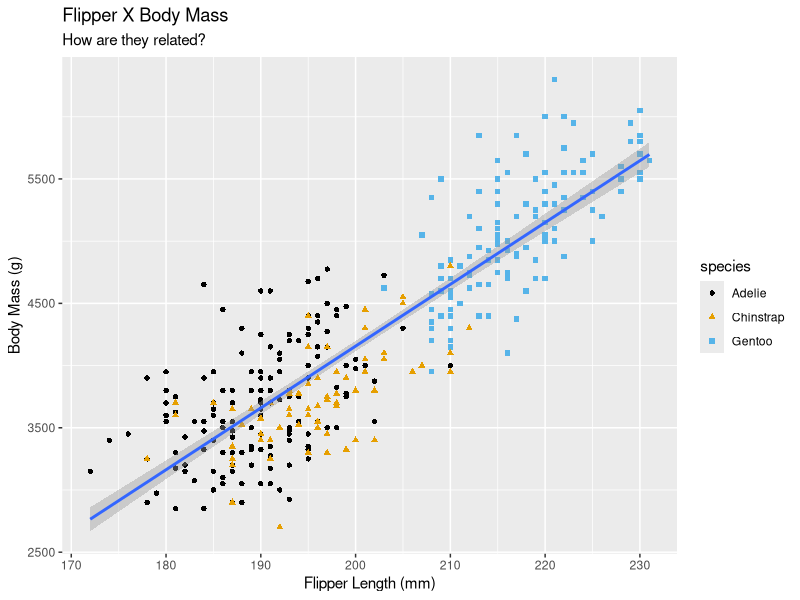
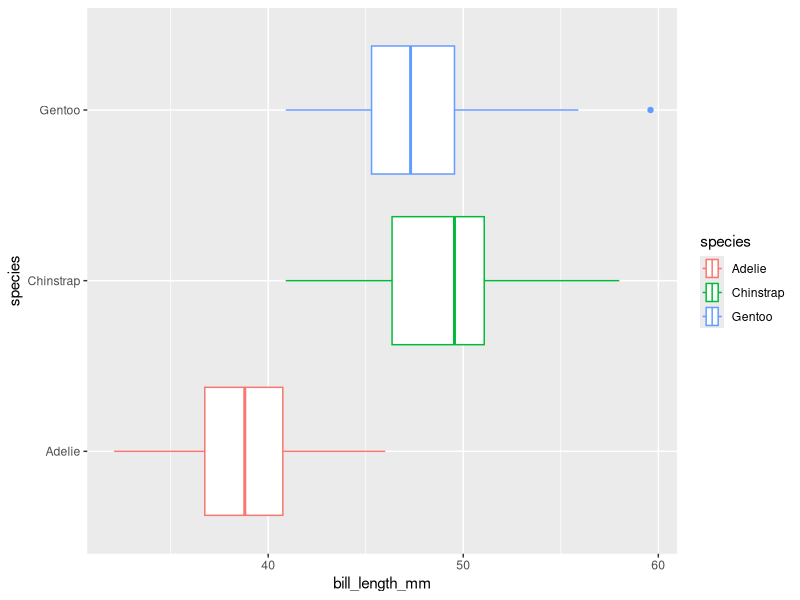
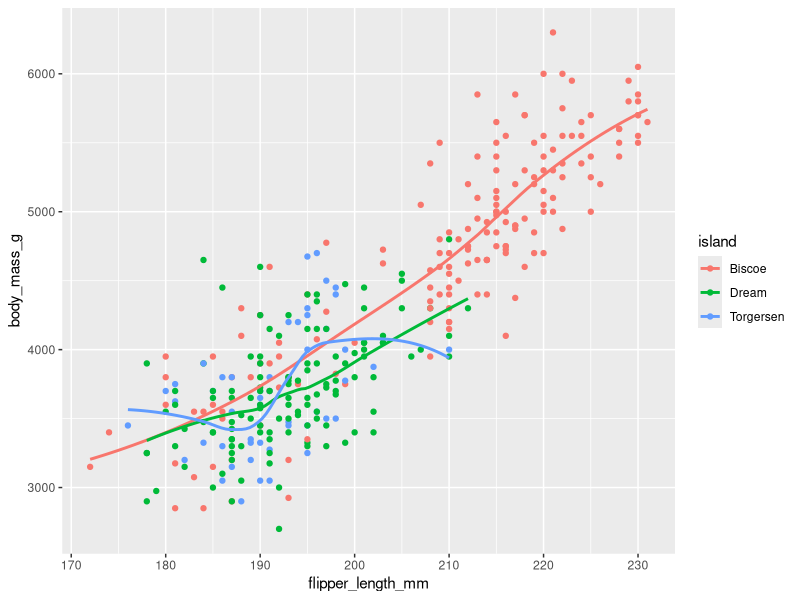
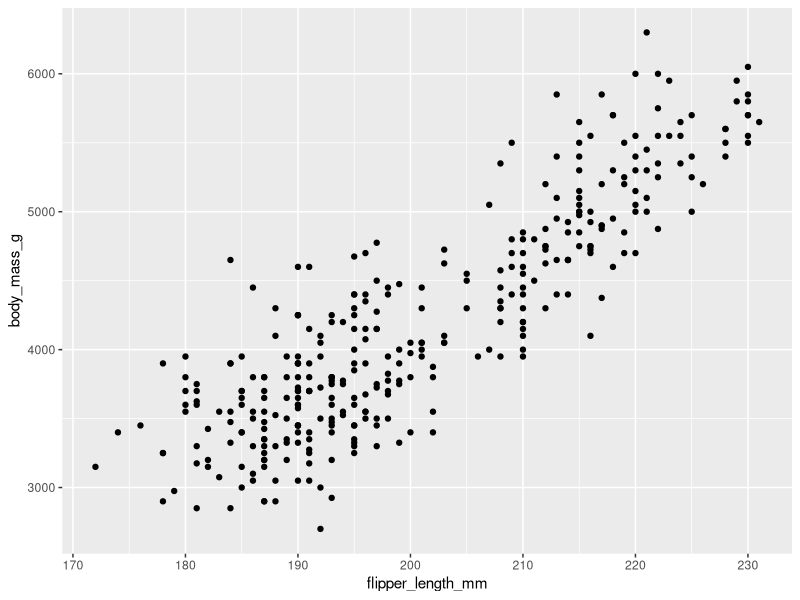
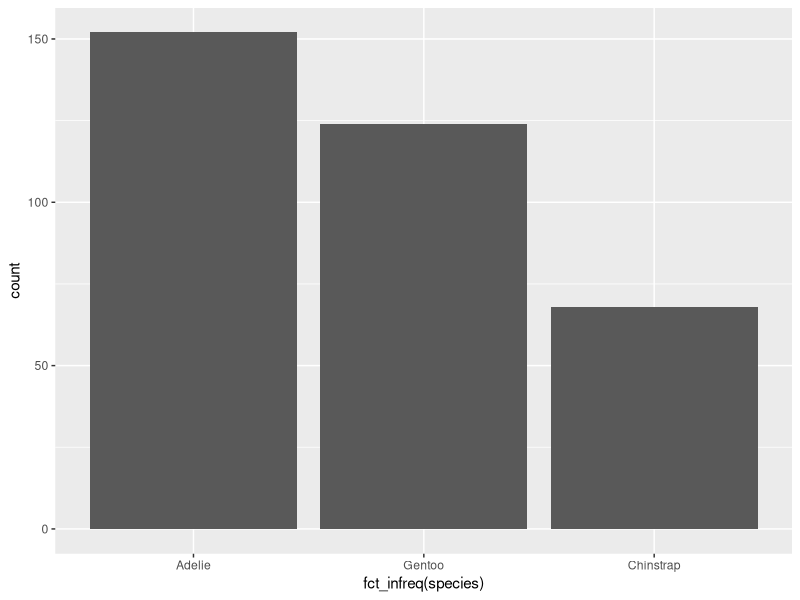
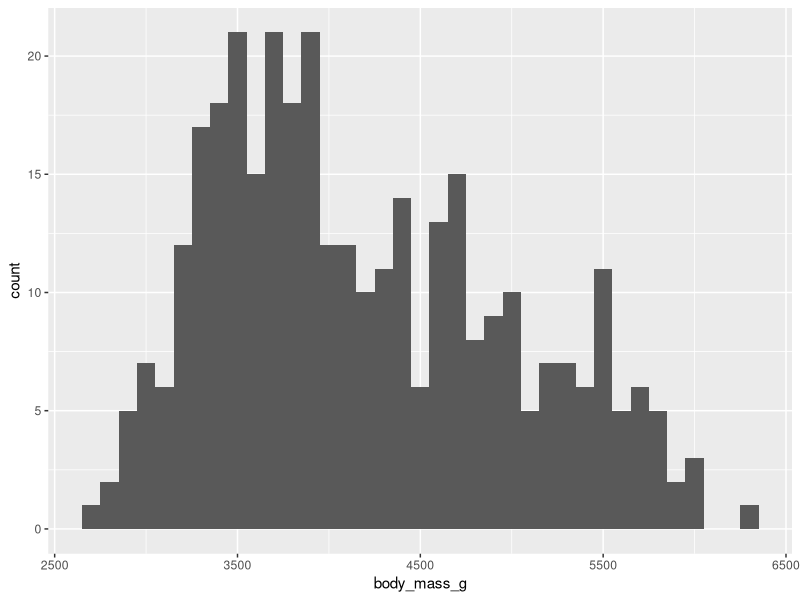
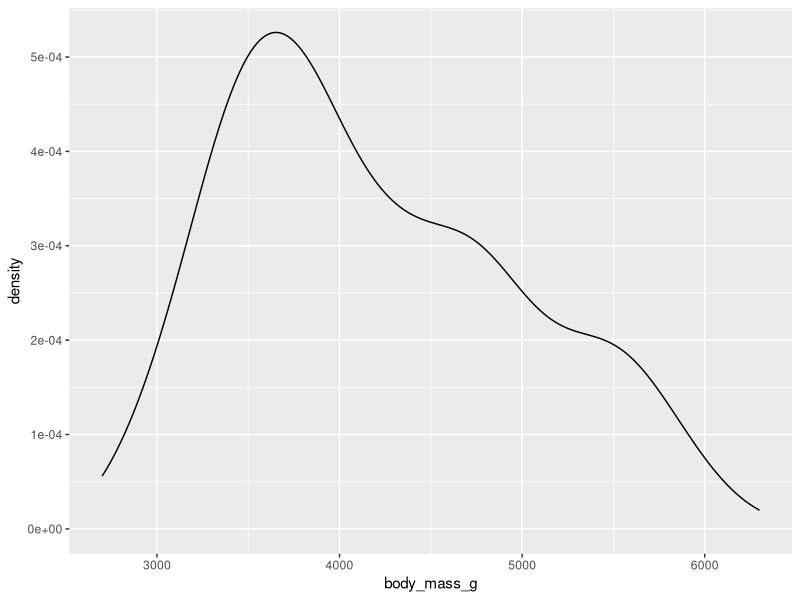
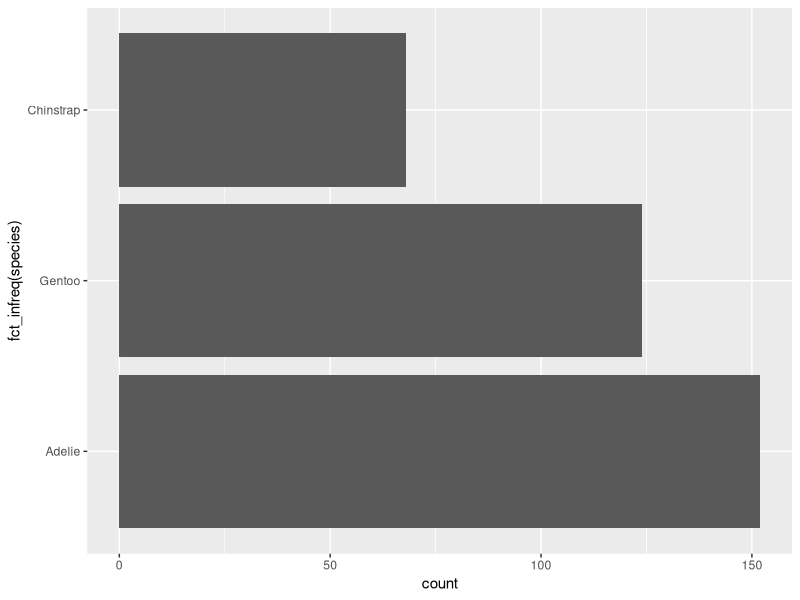

Write the R code that produced these figures, in order.
library(tidyverse)
library(palmerpenguins)
library(ggthemes)


ggplot(
  data=penguins,
  mapping=aes(x=flipper_length_mm, y=body_mass_g),
) + geom_point(aes(color=species, shape=species)) +
  geom_smooth(method = "lm") +
  labs(
    title="Flipper X Body Mass",
    subtitle="How are they related?",
    x="Flipper Length (mm)", y="Body Mass (g)"
  ) +
  scale_color_colorblind()

# Exercises
# How many rows are in penguins? how many columns?
glimpse(penguins)

# What is bill_depth
?penguins

# scatterplot of billdepth x length
  ggplot(
    data=penguins,
    mapping=aes(y=species, x=bill_length_mm),
  ) + 
    geom_boxplot(aes(color=species))
# Scatter species bill_depth

ggplot(
  data = penguins,
  mapping = aes(x = flipper_length_mm, y = body_mass_g, color = island)
) +
  geom_point() +
  geom_smooth(se = FALSE)


ggplot(penguins, aes(x = flipper_length_mm, y = body_mass_g)) + 
  geom_point()


# Categorical variable  
ggplot(penguins, aes(x = fct_infreq(species))) + 
  geom_bar()

# Numerical Variables
ggplot(penguins, aes(x = body_mass_g)) + 
  geom_histogram(binwidth= 100)

ggplot(penguins, aes(x = body_mass_g)) +
  geom_density()

# Ex. 1.4.3
## 1
ggplot(penguins, aes(y = fct_infreq(species))) +
  geom_bar()

## 2
ggplot(penguins, aes(x = species))+
  geom_bar(fill="red")


## 4
ggplot(diamonds, aes(x = carat)) +
  geom_histogram(binwidth=0.13)

# Relationships - N x C 
ggplot(penguins, aes(x = species, y = body_mass_g)) +
  geom_boxplot()

ggplot(penguins, aes(x = body_mass_g, color = species, fill = species)) +
  geom_density(alpha = 0.3)

# Relationships - C x C
ggplot(penguins, aes(x = island, fill = species)) + 
  geom_bar()

ggplot(penguins, aes(x = island, fill = species )) +
  geom_bar(position = 'fill')

# Relationships - N x N
ggplot(penguins, aes(x = flipper_length_mm, y = body_mass_g)) +
  geom_point()

# 3 or more variables
ggplot(penguins, aes(x = flipper_length_mm, y = body_mass_g)) +
  geom_point(aes(color = species, shape = island))

# Facets
ggplot(penguins, aes(x = flipper_length_mm, y = body_mass_g)) +
  geom_point(aes(color = island, shape = species)) +
  facet_wrap(~species)



